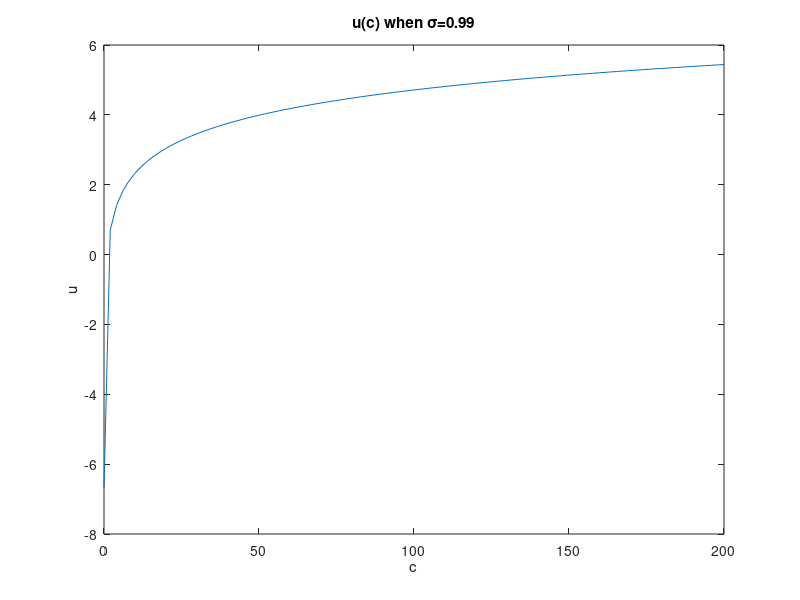
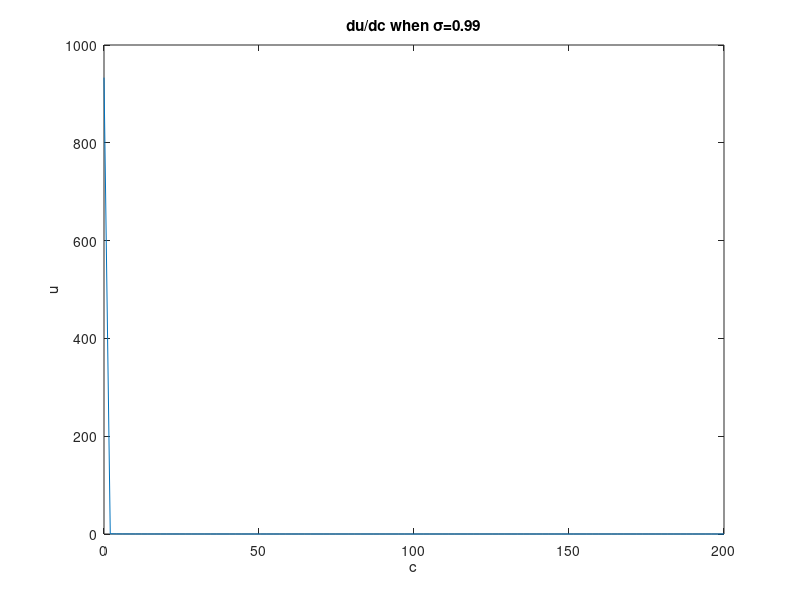
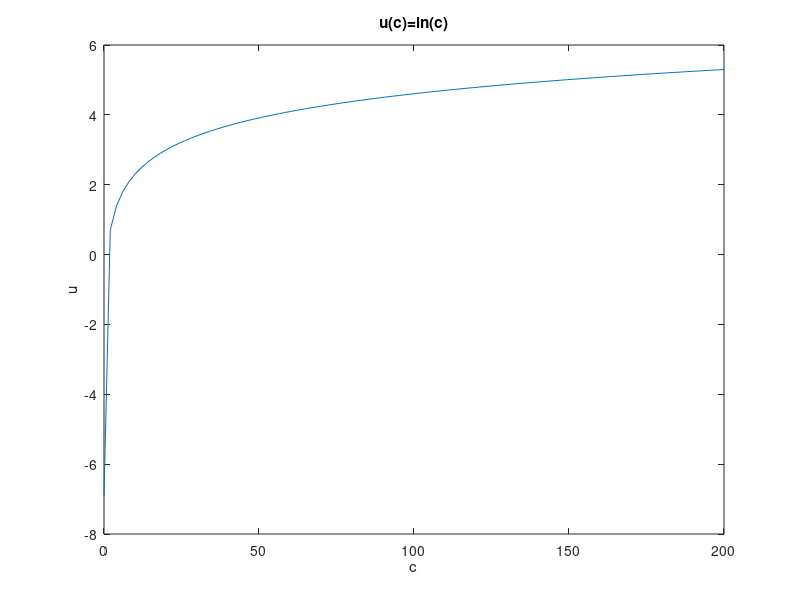
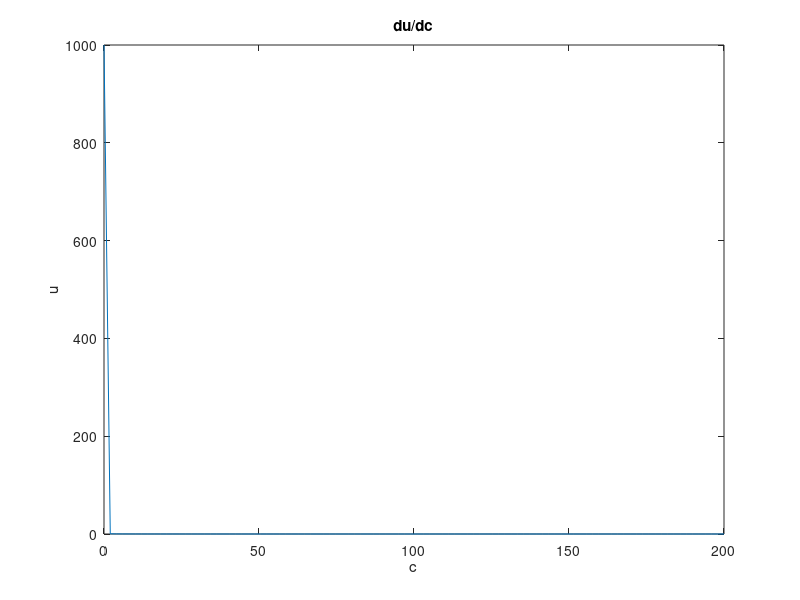

These charts were generated, in order, by the following MATLAB code:
%% ECON 101B 1.3 

clc 
clear
close all


c = linspace(0.001,200,100);
sigma = 0.99;

u1 = (c.^(1-sigma)-1)/(1-sigma);

figure(1)
plot(c,u1);
xlabel('c')
ylabel('u')
title(strcat('u(c) when \sigma=',num2str(sigma)))

% derivative
dudc1 = c.^(-sigma);
figure(2)
plot(c,dudc1);
xlabel('c')
ylabel('u')
title(strcat('du/dc when \sigma=',num2str(sigma)))



%% natural log

clc 
clear



c = linspace(0.001,200,100);

u2 = log(c);

figure(3)
plot(c,u2);
xlabel('c')
ylabel('u')
title('u(c)=ln(c)');

% derivative
dudc2 = 1./c;
figure(4)
plot(c,dudc2);
xlabel('c')
ylabel('u')
title('du/dc');